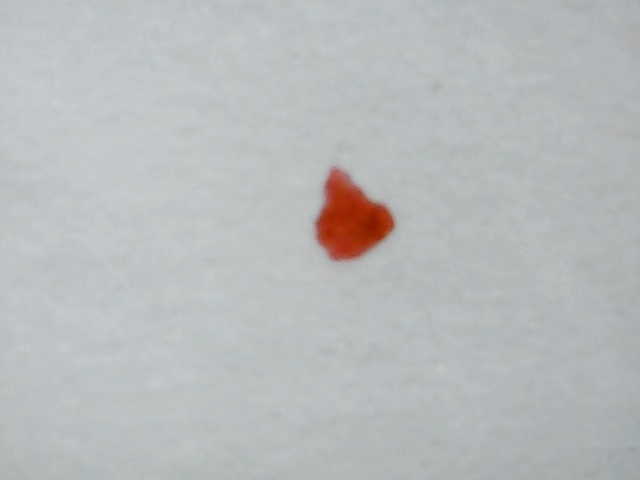
#> input picture MicroCleaningVision/test_cam1.jpg, 640 x 480 px
$ python -i otsu_baseline.py   (imports and definitions only)
#> lines starting #> are read from the running program, lines starting #| are printed output that depends on the picture; after the words box and inside, x2 and y2 are one past the last pixel; in counts of white or black regions, pixels touching at a corner belong together
### MicroCleaningVision/microcleaning/vision/contamination.py
"""污染测量结果（成员 B 的视觉识别与测量模块）。

这个对象只描述图像里测到了什么。没有相机标定时，B 能诚实给出的单位只有像素，
因此定位误差使用 ``uncertainty_px``，不能提前写成毫米误差。毫米坐标由独立标定
把像素转换到工作台后，才进入共享 ``StateEstimate``。

这是视觉内部的测量合同，不是 firmware 的 MCV1 串口帧。测量对象不携带
COM 口、泵时长或引脚；只有 C 的控制器才能将经批准的动作翻译为固件命令。
"""

from __future__ import annotations

from dataclasses import dataclass
import math


@dataclass(frozen=True)
class ContaminationMeasurement:
    """一次污染分割的最小结果。

    area_px 是污染像素数量，centroid_px 为图像中的 (x, y)，无中心时为 None。
    uncertainty_px 是像素位置不确定度，confidence 是 [0, 1] 内的算法分数，
    不是经校准的成功概率。mask_ref 和 algorithm_version 用于追溯。
    component_count 保留默认 0，兼容未提供区域数量的已有调用。

    validate() 显式校验而不修改或补齐数据；图像尺寸和 Mask 内容不在此对象中，
    因此这里不验证坐标上界、面积与 Mask 一致性或中心是否落在污染区域内。
    """

    area_px: float
    centroid_px: tuple[float, float] | None
    uncertainty_px: float
    confidence: float
    mask_ref: str | None = None
    component_count: int = 0
    algorithm_version: str = "unavailable"

    def validate(self) -> None:
        """拒绝非法类型、布尔值、非有限数值和越界分数，统一抛出 ValueError。"""
        if not _is_finite_number(self.area_px) or self.area_px < 0:
            raise ValueError("area_px 必须是非负有限数值")
        if not _is_finite_number(self.uncertainty_px) or self.uncertainty_px < 0:
            raise ValueError("uncertainty_px 必须是非负有限数值")
        if not _is_finite_number(self.confidence) or not 0.0 <= self.confidence <= 1.0:
            raise ValueError("confidence 必须是 0～1 之间的有限数值")
        if self.centroid_px is not None:
            if not isinstance(self.centroid_px, (tuple, list)) or len(self.centroid_px) != 2:
                raise ValueError("centroid_px 必须是 (x, y) 或 None")
            if not all(_is_finite_number(value) and value >= 0 for value in self.centroid_px):
                raise ValueError("centroid_px 必须包含非负有限数值")
        if isinstance(self.component_count, bool) or not isinstance(self.component_count, int) or self.component_count < 0:
            raise ValueError("component_count 必须是非负整数")


def _is_finite_number(value: object) -> bool:
    """保持原有 Python int/float 数值接口，不将字符串或布尔值隐式转成数字。"""
    if isinstance(value, bool) or not isinstance(value, (int, float)):
        return False
    try:
        return math.isfinite(value)
    except OverflowError:
        return False

### MicroCleaningVision/microcleaning/vision/otsu_baseline.py
"""Otsu / 自适应阈值污染分割候选（成员 B）。

这是 PR #2 根目录 ``p1_baseline.py`` 的规范版本：输出与 HSV 基线相同的
uint8 Mask 和 ``ContaminationMeasurement``，供人工 Mask 对照。它不是 Demo
默认入口；官方软件链仍使用 ``hsv_baseline.py``。

算法假设污渍比背景暗。亮色或高饱和标记物应继续用 HSV，不要把本候选写成
已经替代 v0.1。
"""

from __future__ import annotations

from dataclasses import dataclass
from typing import Any

from microcleaning.vision.contamination import ContaminationMeasurement
from microcleaning.vision.hsv_baseline import SegmentationResult


OTSU_BASELINE_VERSION = "otsu-v-baseline-v0.1"


@dataclass(frozen=True)
class OtsuSegmentationPolicy:
    blur_kernel_px: int = 5
    morphology_kernel_px: int = 5
    min_component_area_px: int = 15
    fallback_min_component_area_px: int = 50
    max_area_ratio: float = 0.05
    edge_margin_px: int = 3
    adaptive_block_size: int = 31
    adaptive_c: int = 5

    def validate(self) -> None:
        if self.blur_kernel_px <= 0 or self.blur_kernel_px % 2 == 0:
            raise ValueError("blur_kernel_px必须是正奇数")
        if self.morphology_kernel_px <= 0 or self.morphology_kernel_px % 2 == 0:
            raise ValueError("morphology_kernel_px必须是正奇数")
        if self.min_component_area_px <= 0:
            raise ValueError("min_component_area_px必须大于0")
        if self.fallback_min_component_area_px <= 0:
            raise ValueError("fallback_min_component_area_px必须大于0")
        if not 0.0 < self.max_area_ratio < 1.0:
            raise ValueError("max_area_ratio必须位于0～1之间")
        if self.edge_margin_px < 0:
            raise ValueError("edge_margin_px不能为负")
        if self.adaptive_block_size <= 1 or self.adaptive_block_size % 2 == 0:
            raise ValueError("adaptive_block_size必须是大于1的奇数")


def segment_contamination(
    image: Any,
    *,
    policy: OtsuSegmentationPolicy = OtsuSegmentationPolicy(),
) -> SegmentationResult:
    """用V通道暗区生成mask、像素面积、像素中心和规则分数。"""

    cv2, np = _load_dependencies()
    policy.validate()
    if not isinstance(image, np.ndarray) or image.dtype != np.uint8 or image.size == 0:
        raise ValueError("image必须是非空uint8 NumPy图像")
    if image.ndim != 3 or image.shape[2] != 3:
        raise ValueError("Otsu基线要求BGR三通道图像")

    height, width = image.shape[:2]
    hsv = cv2.cvtColor(image, cv2.COLOR_BGR2HSV)
    value = hsv[:, :, 2]
    kernel = cv2.getStructuringElement(
        cv2.MORPH_ELLIPSE,
        (policy.morphology_kernel_px, policy.morphology_kernel_px),
    )

    blurred = cv2.GaussianBlur(value, (policy.blur_kernel_px, policy.blur_kernel_px), 0)
    _, raw_mask = cv2.threshold(blurred, 0, 255, cv2.THRESH_BINARY_INV + cv2.THRESH_OTSU)
    raw_mask = cv2.morphologyEx(raw_mask, cv2.MORPH_OPEN, kernel, iterations=1)
    raw_mask = cv2.morphologyEx(raw_mask, cv2.MORPH_CLOSE, kernel, iterations=1)
    mask, kept_components = _keep_valid_components(
        raw_mask,
        min_area_px=policy.min_component_area_px,
        max_area_px=height * width * policy.max_area_ratio,
        edge_margin_px=policy.edge_margin_px,
        cv2=cv2,
        np=np,
    )
    used_fallback = False

    if kept_components == 0:
        raw_mask = cv2.adaptiveThreshold(
            value,
            255,
            cv2.ADAPTIVE_THRESH_GAUSSIAN_C,
            cv2.THRESH_BINARY_INV,
            policy.adaptive_block_size,
            policy.adaptive_c,
        )
        raw_mask = cv2.morphologyEx(raw_mask, cv2.MORPH_OPEN, kernel, iterations=1)
        raw_mask = cv2.morphologyEx(raw_mask, cv2.MORPH_CLOSE, kernel, iterations=1)
        mask, kept_components = _keep_valid_components(
            raw_mask,
            min_area_px=policy.fallback_min_component_area_px,
            max_area_px=height * width * policy.max_area_ratio,
            edge_margin_px=policy.edge_margin_px,
            cv2=cv2,
            np=np,
        )
        used_fallback = kept_components > 0

    area_px = float(cv2.countNonZero(mask))
    if area_px > 0:
        moments = cv2.moments(mask, binaryImage=True)
        centroid = (float(moments["m10"] / moments["m00"]), float(moments["m01"] / moments["m00"]))
        stain_value = float(value[mask > 0].mean())
        background_value = float(value[mask == 0].mean()) if int((mask == 0).sum()) > 0 else 255.0
        contrast = (background_value - stain_value) / 255.0
        confidence = float(np.clip(contrast, 0.0, 1.0))
        if used_fallback:
            confidence = float(np.clip(confidence * 0.7, 0.0, 1.0))
        uncertainty_px = max(1.0, policy.morphology_kernel_px / 2.0)
        version = f"{OTSU_BASELINE_VERSION}+adaptive" if used_fallback else OTSU_BASELINE_VERSION
    else:
        centroid = None
        confidence = 0.0
        uncertainty_px = 0.0
        version = OTSU_BASELINE_VERSION

    measurement = ContaminationMeasurement(
        area_px=area_px,
        centroid_px=centroid,
        uncertainty_px=uncertainty_px,
        confidence=confidence,
        component_count=kept_components,
        algorithm_version=version,
    )
    measurement.validate()
    return SegmentationResult(measurement=measurement, mask=mask)


def _keep_valid_components(
    binary_mask: Any,
    *,
    min_area_px: int,
    max_area_px: float,
    edge_margin_px: int,
    cv2: Any,
    np: Any,
) -> tuple[Any, int]:
    height, width = binary_mask.shape[:2]
    count, labels, stats, _ = cv2.connectedComponentsWithStats(binary_mask, connectivity=8)
    mask = np.zeros_like(binary_mask)
    kept = 0
    for label in range(1, count):
        area = int(stats[label, cv2.CC_STAT_AREA])
        left = int(stats[label, cv2.CC_STAT_LEFT])
        top = int(stats[label, cv2.CC_STAT_TOP])
        box_width = int(stats[label, cv2.CC_STAT_WIDTH])
        box_height = int(stats[label, cv2.CC_STAT_HEIGHT])
        if area < min_area_px or area > max_area_px:
            continue
        if (
            left < edge_margin_px
            or top < edge_margin_px
            or left + box_width > width - edge_margin_px
            or top + box_height > height - edge_margin_px
        ):
            continue
        mask[labels == label] = 255
        kept += 1
    return mask, kept


def _load_dependencies() -> tuple[Any, Any]:
    try:
        import cv2
        import numpy as np
    except ImportError as exc:
        raise RuntimeError(
            "Otsu分割需要感知依赖；请在项目.venv安装requirements/perception-opencv.txt"
        ) from exc
    return cv2, np

>>> import cv2
>>> picture = cv2.imread('../../test_cam1.jpg')
#> picture is the input picture: shape (480, 640, 3); mean B, G, R 188.2, 187.4, 184.4
>>> result = segment_contamination(picture)
#> in segment_contamination, `hsv = cv2.cvtColor(image, cv2.COLOR_BGR2HSV)`: hsv: shape (480, 640, 3); mean H, S, V 93.9, 11, 190.2
#> in segment_contamination, `_, raw_mask = cv2.threshold(blurred, 0, 255, cv2.THRESH_BINARY_INV + c..`:
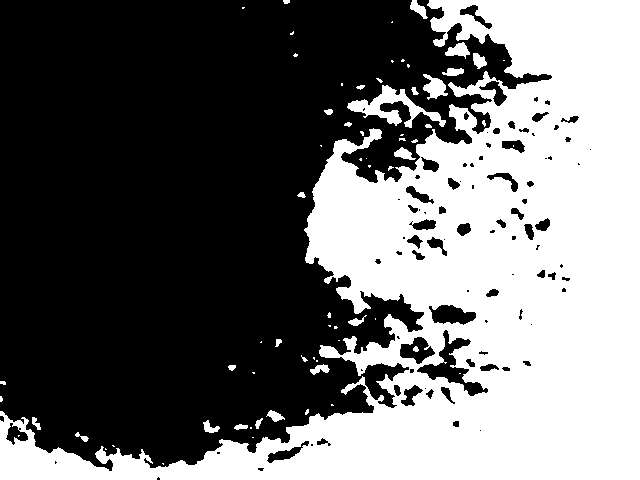
#> raw_mask: shape (480, 640); 42.5% white; 68 white regions (40 under 20 px), largest, box (x1, y1, x2, y2) and area: (0, 0, 640, 480) 126703, (347, 85, 446, 128) 1371, (423, 74, 448, 100) 358
#> in segment_contamination, `raw_mask = cv2.morphologyEx(raw_mask, cv2.MORPH_OPEN, kernel, iteratio..`:
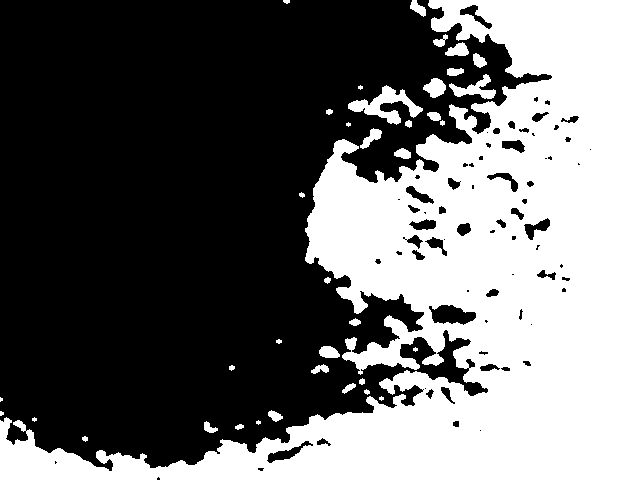
#> raw_mask: shape (480, 640); 41.9% white; 38 white regions (8 under 20 px), largest, box (x1, y1, x2, y2) and area: (0, 0, 640, 480) 124606, (348, 85, 423, 125) 1112, (449, 74, 496, 99) 484
#> in segment_contamination, `raw_mask = cv2.morphologyEx(raw_mask, cv2.MORPH_CLOSE, kernel, iterati..`:
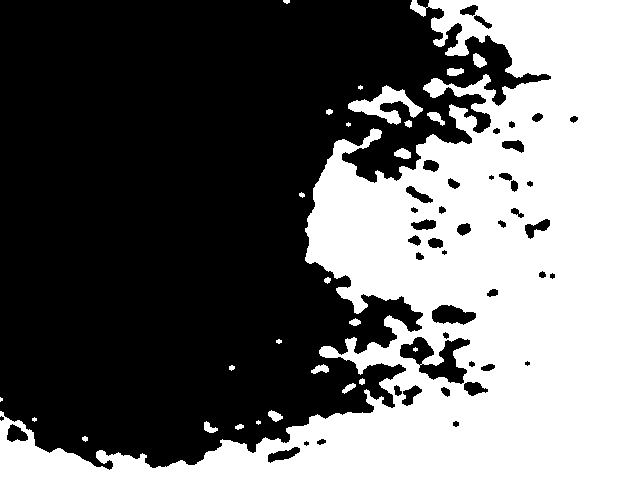
#> raw_mask: shape (480, 640); 42.4% white; 27 white regions (6 under 20 px), largest, box (x1, y1, x2, y2) and area: (0, 0, 640, 480) 127852, (348, 85, 423, 125) 1149, (473, 53, 487, 68) 137
#> in _keep_valid_components, `count, labels, stats, _ = cv2.connectedComponentsWithStats(binary_mask..`:
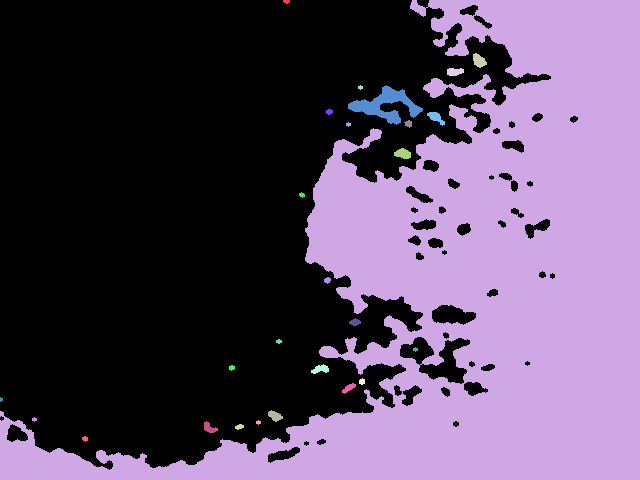
#> labels: shape (480, 640) int32; 28 distinct labels, from 0 to 27; one colour per label, 0 black
#> in _keep_valid_components, `count, labels, stats, _ = cv2.connectedComponentsWithStats(binary_mask..`: count = 28; stats = 28 rows, first 6: [0, 0, 578, 470, 176855], [283, 0, 7, 4, 22], [0, 0, 640, 480, 127852], [473, 53, 14, 15, 137], [447, 68, 17, 8, 110], [358, 85, 5, 5, 17]
#> the loop in _keep_valid_components, `for label in range(1, count):` made 27 passes
#> (area, left, top, box_width, box_height) on passes 1, 2, 3, 4, 6, 7, 8, 9, 11, 12, 13, 14: (22, 283, 0, 7, 4), (127852, 0, 0, 640, 480), (137, 473, 53, 14, 15), (110, 447, 68, 17, 8), (1149, 348, 85, 75, 40), (32, 326, 109, 7, 6), (123, 427, 112, 18, 14), (43, 404, 120, 8, 8), (133, 394, 148, 17, 11), (24, 299, 192, 6, 6), (34, 324, 277, 7, 7), (63, 349, 318, 12, 8)
#> after the loop in _keep_valid_components, `for label in range(1, count):`:
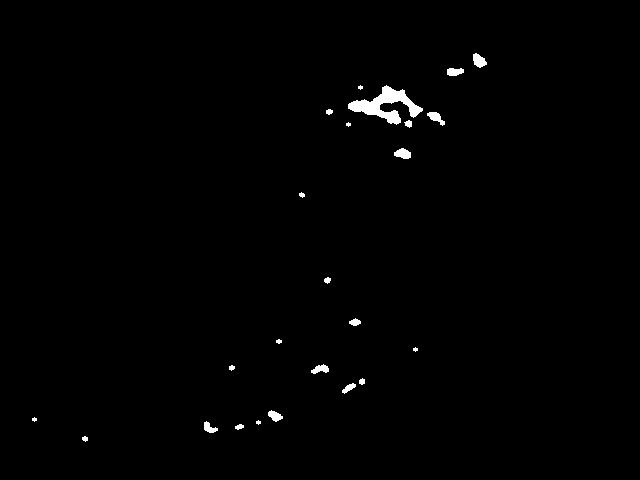
#> mask: shape (480, 640); 0.8% white; 24 white regions (5 under 20 px), largest, box (x1, y1, x2, y2) and area: (348, 85, 423, 125) 1149, (473, 53, 487, 68) 137, (394, 148, 411, 159) 133
#> after the loop in _keep_valid_components, `for label in range(1, count):`: kept = 24
#> in segment_contamination, `area_px = float(cv2.countNonZero(mask))`: area_px = 2460
#> in segment_contamination, `moments = cv2.moments(mask, binaryImage=True)`: moments = moments, m00 2460, centre m10/m00, m01/m00 = (367.1, 182.3)
#> in segment_contamination, `centroid = (float(moments["m10"] / moments["m00"]), float(moments["m01..`: centroid = (367.1, 182.3)
#> in segment_contamination, `stain_value = float(value[mask > 0].mean())`: stain_value = 188
#> in segment_contamination, `background_value = float(value[mask == 0].mean()) if int((mask == 0).s..`: background_value = 190.3
#> in segment_contamination, `contrast = (background_value - stain_value) / 255.0`: contrast = 0.00906
